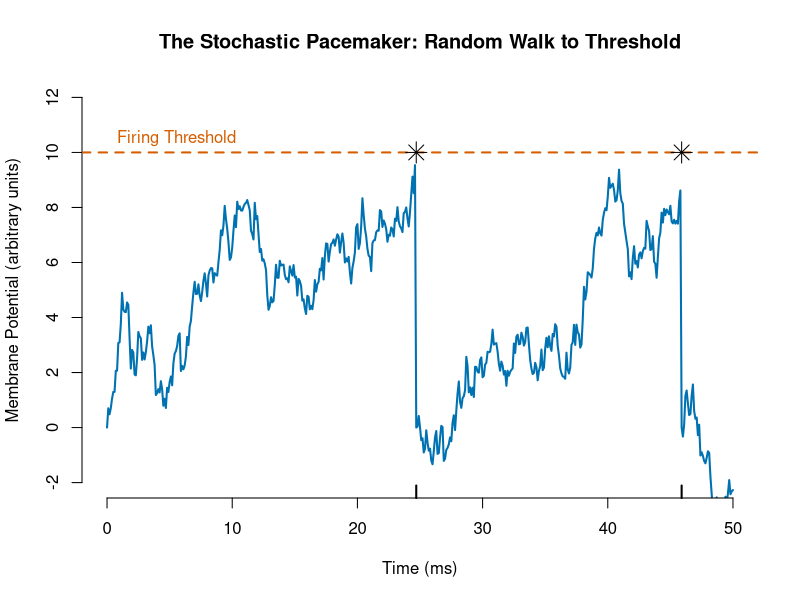
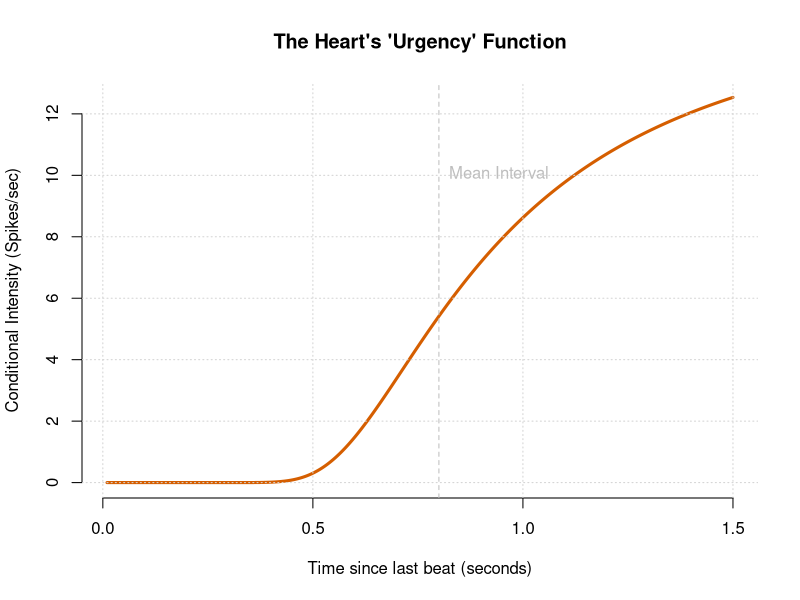
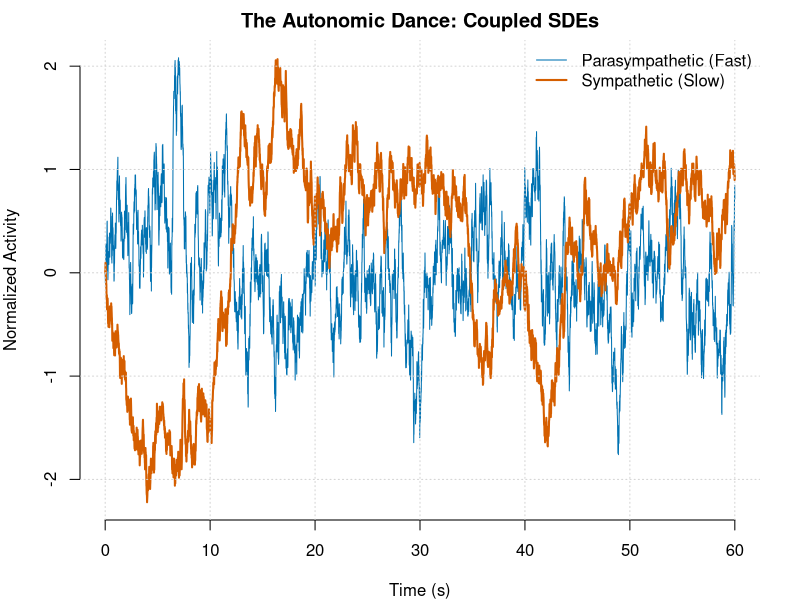
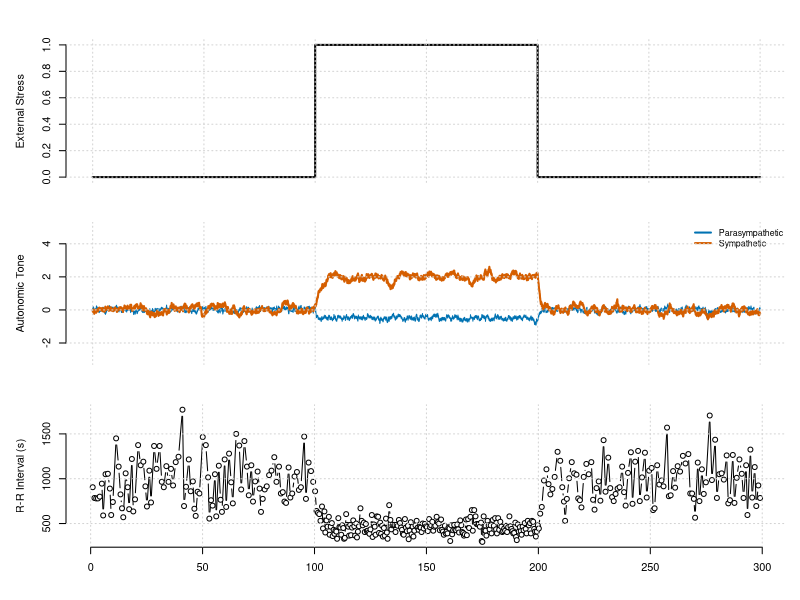

Write R code to recreate these figures, in order.
## ---- chunk 1
#| label: fig-random-walk
#| fig-cap: "The Integrate-and-Fire Mechanism. The blue line represents the membrane potential of a pacemaker cell. It drifts upward with noise (Brownian motion) until it hits the threshold (red dashed line). The moment it hits, a heartbeat occurs, and the potential resets. The time taken to hit the threshold is the R-R interval."

set.seed(42)

# Parameters for the Random Walk
threshold <- 10
drift <- 0.5      # Speed of filling
noise_sd <- 1.5   # How "sputtering" the faucet is
dt <- 0.1         # Time step
max_time <- 50

# Simulation containers
time <- seq(0, max_time, by=dt)
voltage <- numeric(length(time))
voltage[1] <- 0
spikes <- numeric(0)

# Simulate the "Bucket" filling
for(i in 2:length(time)) {
  # Random Walk step: Previous + Drift + Noise
  step <- drift * dt + rnorm(1, 0, noise_sd * sqrt(dt))
  voltage[i] <- voltage[i-1] + step
  
  # Check Threshold
  if(voltage[i] >= threshold) {
    voltage[i] <- 0 # Reset (Repolarization)
    spikes <- c(spikes, time[i]) # Record the beat
  }
}

# Plotting the physiological process
plot(time, voltage, type='l', col="#0072B2", lwd=2,
     main="The Stochastic Pacemaker: Random Walk to Threshold",
     xlab="Time (ms)", ylab="Membrane Potential (arbitrary units)",
     ylim=c(-2, 12), frame.plot=FALSE)

# Draw the Threshold
abline(h=threshold, col="#D55E00", lty=2, lwd=2)
text(0, 10.5, "Firing Threshold", pos=4, col="#D55E00")

# Draw the Spikes (Heartbeats)
if(length(spikes) > 0) {
  points(spikes, rep(threshold, length(spikes)), pch=8, col="black", cex=2)
  rug(spikes, col="black", lwd=2)
}

## ---- chunk 2
#| label: fig-hazard-comparison
#| fig-cap: "The 'Urgency' to Beat. This plot shows the Conditional Intensity (Hazard Rate) for an Inverse Gaussian process. Notice how it starts at 0 (the heart refuses to beat immediately after the last one) and rises sharply as time approaches the mean interval (0.8s). This 'Refractory' shape is what separates biological models from simple Poisson models."

# Time since last spike (tau)
tau <- seq(0.01, 1.5, length.out=500)
mu <- 0.8         # Mean interval (seconds)
lambda_scale <- 20 # Shape parameter (inverse variance)

# Inverse Gaussian PDF
f_ig <- sqrt(lambda_scale / (2 * pi * tau^3)) * exp(-lambda_scale * (tau - mu)^2 / (2 * mu^2 * tau))

# Inverse Gaussian CDF
z1 <- sqrt(lambda_scale/tau) * (tau/mu - 1)
z2 <- -sqrt(lambda_scale/tau) * (tau/mu + 1)
F_ig <- pnorm(z1) + exp(2*lambda_scale/mu) * pnorm(z2)

# Hazard Function: lambda(t) = f(t) / (1 - F(t))
# We add a tiny epsilon to denominator to avoid division by zero
hazard <- f_ig / (1 - F_ig + 1e-10)

par(mfrow=c(1,1))
plot(tau, hazard, type='l', lwd=3, col="#D55E00",
     main="The Heart's 'Urgency' Function",
     xlab="Time since last beat (seconds)",
     ylab="Conditional Intensity (Spikes/sec)", frame.plot=FALSE)
grid()
abline(v=mu, lty=2, col="grey")
text(mu, max(hazard)*0.8, "Mean Interval", pos=4, col="grey")

## ---- chunk 3
#| label: fig-sde-coupling
#| fig-cap: "The Hidden Drivers. This simulation shows the latent autonomic states. The blue Parasympathetic trace oscillates rapidly because of its fast decay rate (high a_p). The red Sympathetic trace is sluggish and smooth (low a_s). In our model, these two invisible lines combine to determine the drift rate of the pacemaker cell."

# Parameters
dt <- 0.01
duration <- 60
steps <- duration / dt
t_seq <- seq(0, duration, length.out = steps)

# Decay rates
a_p <- 2.0  # Fast Vagal
a_s <- 0.2  # Slow Sympathetic

# Noise levels
sig_p <- 1.0
sig_s <- 0.5

# Coupling (Sympathetic inhibits Parasympathetic)
b_ps <- -0.5 

# Vectors
p <- numeric(steps)
s <- numeric(steps)

set.seed(101)
# Euler-Maruyama Integration
for(i in 1:(steps-1)) {
  # Independent Wiener Noise
  dw_p <- rnorm(1, 0, sqrt(dt))
  dw_s <- rnorm(1, 0, sqrt(dt))
  
  # Update s(t) - The slow driver
  # ds = -a_s * s + noise
  ds <- -a_s * s[i] * dt + sig_s * dw_s
  s[i+1] <- s[i] + ds
  
  # Update p(t) - The fast driver
  # dp = -a_p * p + coupling * s + noise
  # Note the coupling: High 's' pushes 'p' down
  dp <- (-a_p * p[i] + b_ps * s[i]) * dt + sig_p * dw_p
  p[i+1] <- p[i] + dp
}

# Visualization
par(mar=c(4,4,2,2))
plot(t_seq, p, type='l', col="#0072B2", ylim=range(c(p,s)),
     main="The Autonomic Dance: Coupled SDEs",
     xlab="Time (s)", ylab="Normalized Activity", frame.plot=FALSE)
lines(t_seq, s, col="#D55E00", lwd=2)

legend("topright", legend=c("Parasympathetic (Fast)", "Sympathetic (Slow)"),
       col=c("#0072B2", "#D55E00"), lwd=c(1, 2), bty="n")
grid()

## ---- chunk 4
#| label: core-engine-logic

# This is a conceptual snippet for the loop we will use.
# Imagine s[i] is the Sympathetic level right now.
# We calculate the next level s[i+1] like this:

# s[i+1] <- s[i] + (-a_s * s[i]) * dt + sigma_s * rnorm(1, 0, sqrt(dt))

# Translation: 
# 1. Start with where you are (s[i]).
# 2. Subtract a bit because the tank leaks (-a_s * s[i]). This is the "mean reversion."
# 3. Add a random kick (rnorm...) representing synaptic noise. 

## ---- chunk 5
#| label: full-simulation-function

# The Zero-to-Hero Heart Simulator
# This function generates a complete dataset including the hidden states
# The Robust Zero-to-Hero Heart Simulator
simulate_heart_verbose <- function(duration_secs = 300, 
                                   stress_start = 100, 
                                   stress_end = 200) {
  
  dt <- 0.005
  times <- seq(0, duration_secs, by = dt)
  n <- length(times)
  
  # Physiological Parameters
  a_p <- 2.0; sig_p <- 0.2; k_par <- 0.5
  a_s <- 0.5; sig_s <- 0.2; k_sym <- 0.5
  rho_0 <- 1; kappa <- 20     
  
  s <- numeric(n); p <- numeric(n)
  lambda_trace <- numeric(n); mu_trace <- numeric(n)
  spikes <- numeric(0); last_spike_t <- -2.0 
  
  u <- ifelse(times >= stress_start & times <= stress_end, 1, 0)
  
  for(i in 1:(n-1)) {
    # 1. Update SDE States
    p[i+1] <- p[i] + (-a_p * p[i] - 1.0 * u[i]) * dt + sig_p * rnorm(1, 0, sqrt(dt))
    s[i+1] <- s[i] + (-a_s * s[i] + 1.0 * u[i]) * dt + sig_s * rnorm(1, 0, sqrt(dt))
    
    # 2. Map to Mean Interval with safety floor
    current_rate <- rho_0 + k_sym * s[i+1] - k_par * p[i+1]
    # We must ensure rate is positive and mu is not too small
    current_rate <- max(0.5, current_rate) 
    mu <- 1 / current_rate
    mu_trace[i+1] <- mu
    
    # 3. Calculate Inverse Gaussian Hazard
    tau <- times[i] - last_spike_t
    
    if(tau < 0.02) { # Refractory period guard
      lambda_val <- 0
    } else {
      # Numerical Protection: Limit the exponent to avoid Inf
      exponent_term <- 2 * kappa / mu
      if (exponent_term > 700) {
        # If the exponent is too large, the CDF is effectively 1 or 
        # the hazard is saturating. We cap it.
        cdf_term2 <- 0 
      } else {
        cdf_term2 <- exp(exponent_term) * pnorm(-sqrt(kappa/tau)*(tau/mu + 1))
      }
      
      term_pdf <- sqrt(kappa/(2*pi*tau^3)) * exp(-kappa*(tau-mu)^2/(2*mu^2*tau))
      term_cdf <- pnorm(sqrt(kappa/tau)*(tau/mu - 1)) + cdf_term2
      
      # Final Hazard Calculation with a safety ceiling
      # 1e-9 prevents division by zero; pmin caps the intensity
      lambda_val <- term_pdf / max(1e-9, (1 - term_cdf))
      
      # If lambda_val is still NaN or Inf due to tau/mu edge cases, set to 0
      if (is.na(lambda_val) || is.infinite(lambda_val)) {
        lambda_val <- 0
      }
    }
    
    lambda_trace[i+1] <- lambda_val
    
    # 4. Bernoulli Trial
    # Check for NA here as a final safety measure
    if(!is.na(lambda_val) && runif(1) < lambda_val * dt) {
      spikes <- c(spikes, times[i+1])
      last_spike_t <- times[i+1]
    }
  }
  
  return(list(time=times, s=s, p=p, spikes=spikes, u=u, mu=mu_trace, lam=lambda_trace))
}

# Run the simulation
sim_data <- simulate_heart_verbose()
## ---- chunk 6
#| label: fig-deep-dive
#| fig-cap: "The Anatomy of a Stress Response. Top: The 'Stressor' represents an external challenge. Middle: The latent states respond with different time-constants. Note the 'Vagal Crash' and 'Sympathetic Rise'. Bottom: The R-R intervals (Tachogram) show the tangible result of these hidden battles."

# Calculate intervals
rr_intervals <- diff(sim_data$spikes)
rr_times <- sim_data$spikes[-1]

layout(matrix(c(1, 2, 3), 3, 1, byrow=TRUE), heights=c(1, 1.5, 2))
par(mfrow=c(3,1), mar=c(2,5,1,1), oma=c(2,0,2,0))

# Panel 1: The Input
plot(sim_data$time, sim_data$u, type='l', lwd=2, col="black", 
     ylab="External Stress", xaxt='n', frame.plot=F)
grid()

# Panel 2: The Latent Drivers
plot(sim_data$time, sim_data$p, type='l', col="#0072B2", lwd=1, 
     ylab="Autonomic Tone", xaxt='n', frame.plot=F, ylim=c(-3, 5))
lines(sim_data$time, sim_data$s, col="#D55E00", lwd=2)
legend("topright", legend=c("Parasympathetic", "Sympathetic"), 
       col=c("#0072B2", "#D55E00"), lwd=2, bty="n", cex=0.8)
grid()

# Panel 3: The Observed R-R Intervals (Tachogram)
plot(rr_times, rr_intervals * 1000, type='b', pch=21, bg="white", col="black",
     ylab="R-R Interval (s)", xlab="Time (s)", frame.plot=F)
grid()

